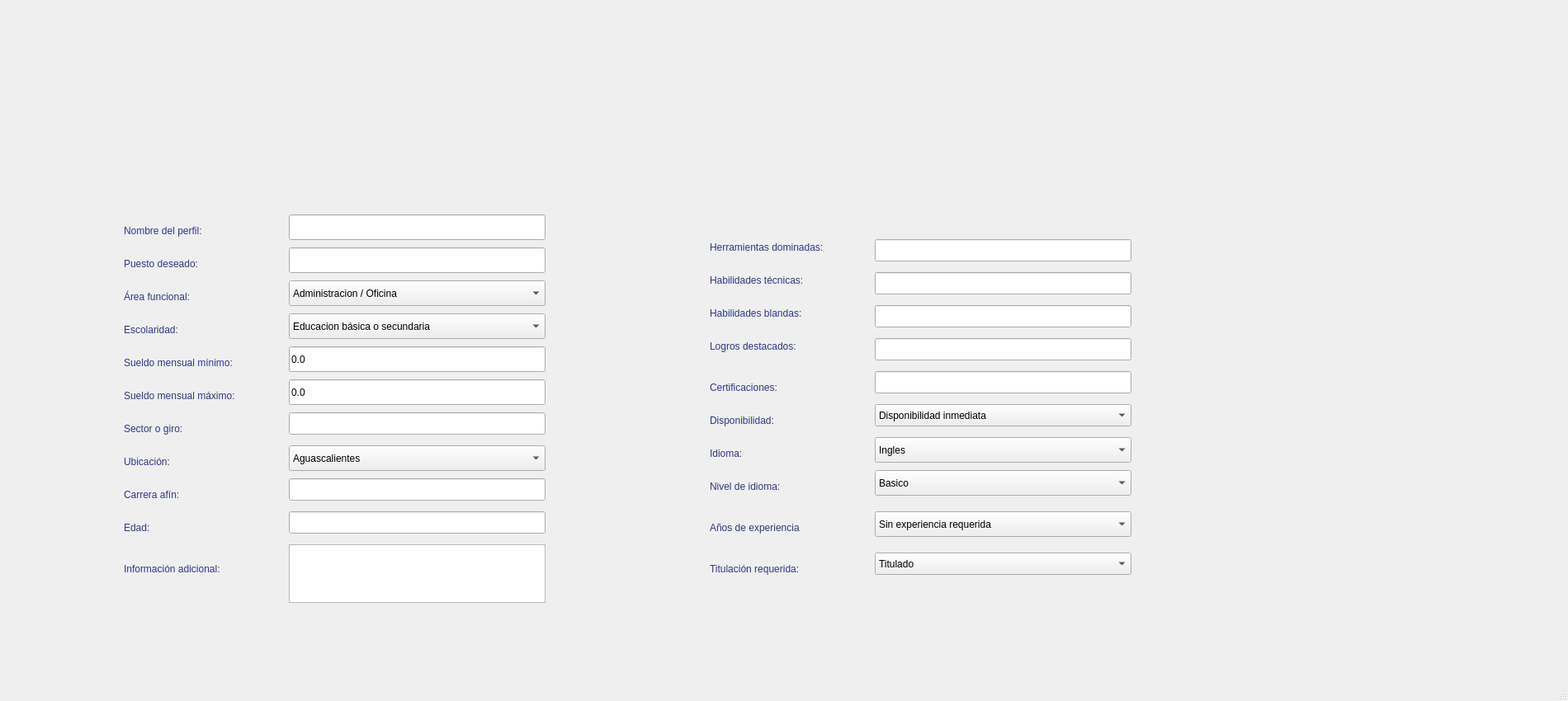
<?xml version="1.0" encoding="UTF-8"?>
<ui version="4.0">
 <class>ventanaMenuAgregarPerfil</class>
 <widget class="QMainWindow" name="ventanaMenuAgregarPerfil">
  <property name="geometry">
   <rect>
    <x>0</x>
    <y>0</y>
    <width>1900</width>
    <height>850</height>
   </rect>
  </property>
  <property name="minimumSize">
   <size>
    <width>1900</width>
    <height>850</height>
   </size>
  </property>
  <property name="maximumSize">
   <size>
    <width>1900</width>
    <height>850</height>
   </size>
  </property>
  <property name="windowTitle">
   <string>Agregar un perfil</string>
  </property>
  <widget class="QWidget" name="centralwidget">
   <widget class="QLabel" name="labelFondoMenuAgregarPerfil">
    <property name="geometry">
     <rect>
      <x>-10</x>
      <y>-10</y>
      <width>1901</width>
      <height>850</height>
     </rect>
    </property>
    <property name="text">
     <string/>
    </property>
    <property name="pixmap">
     <pixmap>menuAgregarPerfilFigma.png</pixmap>
    </property>
   </widget>
   <widget class="QLabel" name="labelConfiguracion">
    <property name="geometry">
     <rect>
      <x>850</x>
      <y>0</y>
      <width>531</width>
      <height>91</height>
     </rect>
    </property>
    <property name="styleSheet">
     <string notr="true">background-color:transparent;</string>
    </property>
    <property name="text">
     <string/>
    </property>
   </widget>
   <widget class="QLabel" name="labelAgregarPerfil">
    <property name="geometry">
     <rect>
      <x>1490</x>
      <y>390</y>
      <width>321</width>
      <height>171</height>
     </rect>
    </property>
    <property name="styleSheet">
     <string notr="true">background-color:transparent;</string>
    </property>
    <property name="text">
     <string/>
    </property>
   </widget>
   <widget class="QLineEdit" name="lineEditNombrePerfil">
    <property name="geometry">
     <rect>
      <x>350</x>
      <y>260</y>
      <width>311</width>
      <height>31</height>
     </rect>
    </property>
    <property name="inputMask">
     <string notr="true"/>
    </property>
    <property name="text">
     <string notr="true"/>
    </property>
    <property name="placeholderText">
     <string/>
    </property>
   </widget>
   <widget class="QLineEdit" name="lineEditSalarioMinimo">
    <property name="geometry">
     <rect>
      <x>350</x>
      <y>420</y>
      <width>311</width>
      <height>31</height>
     </rect>
    </property>
    <property name="text">
     <string>0.0</string>
    </property>
   </widget>
   <widget class="QLineEdit" name="lineEditSalarioMaximo">
    <property name="geometry">
     <rect>
      <x>350</x>
      <y>460</y>
      <width>311</width>
      <height>31</height>
     </rect>
    </property>
    <property name="text">
     <string>0.0</string>
    </property>
   </widget>
   <widget class="QComboBox" name="comboBoxAreaTrabajo">
    <property name="geometry">
     <rect>
      <x>350</x>
      <y>340</y>
      <width>311</width>
      <height>31</height>
     </rect>
    </property>
    <item>
     <property name="text">
      <string>Administracion / Oficina</string>
     </property>
    </item>
    <item>
     <property name="text">
      <string>Almacen / Logistica / Transporte</string>
     </property>
    </item>
    <item>
     <property name="text">
      <string>Atencion a clientes</string>
     </property>
    </item>
    <item>
     <property name="text">
      <string>Call center / Telemercado</string>
     </property>
    </item>
    <item>
     <property name="text">
      <string>Compras / Comercio exterior</string>
     </property>
    </item>
    <item>
     <property name="text">
      <string>Construccion / Obra</string>
     </property>
    </item>
    <item>
     <property name="text">
      <string>Contabilidad / Finanzas</string>
     </property>
    </item>
    <item>
     <property name="text">
      <string>Direccion / Gerencia</string>
     </property>
    </item>
    <item>
     <property name="text">
      <string>Diseño / Artes graficas</string>
     </property>
    </item>
    <item>
     <property name="text">
      <string>Docencia</string>
     </property>
    </item>
    <item>
     <property name="text">
      <string>Hosteleria / Turismo</string>
     </property>
    </item>
    <item>
     <property name="text">
      <string>Informatica / Telecomunicaciones</string>
     </property>
    </item>
    <item>
     <property name="text">
      <string>Ingenieria</string>
     </property>
    </item>
    <item>
     <property name="text">
      <string>Investigacion y calidad</string>
     </property>
    </item>
    <item>
     <property name="text">
      <string>Legal / Asesoria</string>
     </property>
    </item>
    <item>
     <property name="text">
      <string>Mantenimiento y reparacioens tecnicas</string>
     </property>
    </item>
    <item>
     <property name="text">
      <string>Medicina / Salud</string>
     </property>
    </item>
    <item>
     <property name="text">
      <string>Mercadotecnia / Publicidad / Comunicacion</string>
     </property>
    </item>
    <item>
     <property name="text">
      <string>Operarios / Produccion / Manufactura</string>
     </property>
    </item>
    <item>
     <property name="text">
      <string>Recursos humanos</string>
     </property>
    </item>
    <item>
     <property name="text">
      <string>Servicios generales</string>
     </property>
    </item>
    <item>
     <property name="text">
      <string>Aseo y seguridad</string>
     </property>
    </item>
    <item>
     <property name="text">
      <string>Otros</string>
     </property>
    </item>
   </widget>
   <widget class="QLineEdit" name="lineEditPuestoTrabajo">
    <property name="geometry">
     <rect>
      <x>350</x>
      <y>300</y>
      <width>311</width>
      <height>31</height>
     </rect>
    </property>
    <property name="inputMask">
     <string/>
    </property>
    <property name="text">
     <string/>
    </property>
   </widget>
   <widget class="QComboBox" name="comboBoxIdioma">
    <property name="geometry">
     <rect>
      <x>1060</x>
      <y>530</y>
      <width>311</width>
      <height>31</height>
     </rect>
    </property>
    <item>
     <property name="text">
      <string>Ingles</string>
     </property>
    </item>
    <item>
     <property name="text">
      <string>Frances</string>
     </property>
    </item>
    <item>
     <property name="text">
      <string>Portugues</string>
     </property>
    </item>
    <item>
     <property name="text">
      <string>Italiano</string>
     </property>
    </item>
    <item>
     <property name="text">
      <string>Aleman</string>
     </property>
    </item>
    <item>
     <property name="text">
      <string>No aplica</string>
     </property>
    </item>
   </widget>
   <widget class="QComboBox" name="comboBoxNivelIdioma">
    <property name="geometry">
     <rect>
      <x>1060</x>
      <y>570</y>
      <width>311</width>
      <height>31</height>
     </rect>
    </property>
    <item>
     <property name="text">
      <string>Basico</string>
     </property>
    </item>
    <item>
     <property name="text">
      <string>Intermedio</string>
     </property>
    </item>
    <item>
     <property name="text">
      <string>Avanzado</string>
     </property>
    </item>
    <item>
     <property name="text">
      <string>No requiere un idioma adicional</string>
     </property>
    </item>
   </widget>
   <widget class="QComboBox" name="comboBoxEscolaridad">
    <property name="geometry">
     <rect>
      <x>350</x>
      <y>380</y>
      <width>311</width>
      <height>31</height>
     </rect>
    </property>
    <item>
     <property name="text">
      <string>Educacion básica o secundaria</string>
     </property>
    </item>
    <item>
     <property name="text">
      <string>Educacion media superior o bachillerato</string>
     </property>
    </item>
    <item>
     <property name="text">
      <string>Educacion superior o licenciatura</string>
     </property>
    </item>
   </widget>
   <widget class="QComboBox" name="comboBoxUbicacion">
    <property name="geometry">
     <rect>
      <x>350</x>
      <y>540</y>
      <width>311</width>
      <height>31</height>
     </rect>
    </property>
    <item>
     <property name="text">
      <string>Aguascalientes</string>
     </property>
    </item>
    <item>
     <property name="text">
      <string>Baja california</string>
     </property>
    </item>
    <item>
     <property name="text">
      <string>Baja california sur</string>
     </property>
    </item>
    <item>
     <property name="text">
      <string>Campeche</string>
     </property>
    </item>
    <item>
     <property name="text">
      <string>Chiapas</string>
     </property>
    </item>
    <item>
     <property name="text">
      <string>Chihuahua</string>
     </property>
    </item>
    <item>
     <property name="text">
      <string>Coahuila</string>
     </property>
    </item>
    <item>
     <property name="text">
      <string>Colima</string>
     </property>
    </item>
    <item>
     <property name="text">
      <string>Hidalgo</string>
     </property>
    </item>
    <item>
     <property name="text">
      <string>Jalisco</string>
     </property>
    </item>
    <item>
     <property name="text">
      <string>Durango</string>
     </property>
    </item>
    <item>
     <property name="text">
      <string>Michoacan</string>
     </property>
    </item>
    <item>
     <property name="text">
      <string>Morelos</string>
     </property>
    </item>
    <item>
     <property name="text">
      <string>Nayarit</string>
     </property>
    </item>
    <item>
     <property name="text">
      <string>Nuevo leon</string>
     </property>
    </item>
    <item>
     <property name="text">
      <string>Oaxaca</string>
     </property>
    </item>
    <item>
     <property name="text">
      <string>Puebla</string>
     </property>
    </item>
    <item>
     <property name="text">
      <string>Queretaro</string>
     </property>
    </item>
    <item>
     <property name="text">
      <string>Quintana roo</string>
     </property>
    </item>
    <item>
     <property name="text">
      <string>San luis potosi</string>
     </property>
    </item>
    <item>
     <property name="text">
      <string>Sinaloa</string>
     </property>
    </item>
    <item>
     <property name="text">
      <string>Sonora</string>
     </property>
    </item>
    <item>
     <property name="text">
      <string>Tabasco</string>
     </property>
    </item>
    <item>
     <property name="text">
      <string>Tamaulipas</string>
     </property>
    </item>
    <item>
     <property name="text">
      <string>Tlaxcala</string>
     </property>
    </item>
    <item>
     <property name="text">
      <string>Veracruz</string>
     </property>
    </item>
    <item>
     <property name="text">
      <string>Yucatan</string>
     </property>
    </item>
    <item>
     <property name="text">
      <string>Zacatecas</string>
     </property>
    </item>
    <item>
     <property name="text">
      <string>Ciudad de mexico</string>
     </property>
    </item>
    <item>
     <property name="text">
      <string>Estado de mexico</string>
     </property>
    </item>
    <item>
     <property name="text">
      <string>Guerrero</string>
     </property>
    </item>
    <item>
     <property name="text">
      <string>Guanajuato</string>
     </property>
    </item>
   </widget>
   <widget class="QLabel" name="labelVolverInicio">
    <property name="geometry">
     <rect>
      <x>420</x>
      <y>0</y>
      <width>431</width>
      <height>91</height>
     </rect>
    </property>
    <property name="text">
     <string/>
    </property>
   </widget>
   <widget class="QComboBox" name="comboBoxAnosExperiencia">
    <property name="geometry">
     <rect>
      <x>1060</x>
      <y>620</y>
      <width>311</width>
      <height>31</height>
     </rect>
    </property>
    <item>
     <property name="text">
      <string>Sin experiencia requerida</string>
     </property>
    </item>
    <item>
     <property name="text">
      <string>3 años de experiencia</string>
     </property>
    </item>
    <item>
     <property name="text">
      <string>6 años de experiencia</string>
     </property>
    </item>
    <item>
     <property name="text">
      <string>9 años de experiencia</string>
     </property>
    </item>
    <item>
     <property name="text">
      <string>12 años de experiencia</string>
     </property>
    </item>
    <item>
     <property name="text">
      <string>15 años de experiencia</string>
     </property>
    </item>
    <item>
     <property name="text">
      <string>18 años de experiencia</string>
     </property>
    </item>
    <item>
     <property name="text">
      <string>21 años de experiencia</string>
     </property>
    </item>
    <item>
     <property name="text">
      <string>24 años de experiencia</string>
     </property>
    </item>
    <item>
     <property name="text">
      <string>27 años de experiencia</string>
     </property>
    </item>
    <item>
     <property name="text">
      <string>30 años de experiencia</string>
     </property>
    </item>
   </widget>
   <widget class="QLabel" name="labelNombrePerfil">
    <property name="geometry">
     <rect>
      <x>150</x>
      <y>270</y>
      <width>131</width>
      <height>19</height>
     </rect>
    </property>
    <property name="styleSheet">
     <string notr="true">color: rgb(48, 55, 132);</string>
    </property>
    <property name="text">
     <string>Nombre del perfil:</string>
    </property>
   </widget>
   <widget class="QLabel" name="labelPuestoDeseado">
    <property name="geometry">
     <rect>
      <x>150</x>
      <y>310</y>
      <width>131</width>
      <height>19</height>
     </rect>
    </property>
    <property name="styleSheet">
     <string notr="true">color: rgb(48, 55, 132);</string>
    </property>
    <property name="text">
     <string>Puesto deseado:</string>
    </property>
   </widget>
   <widget class="QLabel" name="labelAreaFuncional">
    <property name="geometry">
     <rect>
      <x>150</x>
      <y>350</y>
      <width>131</width>
      <height>19</height>
     </rect>
    </property>
    <property name="styleSheet">
     <string notr="true">color: rgb(48, 55, 132);</string>
    </property>
    <property name="text">
     <string>Área funcional:</string>
    </property>
   </widget>
   <widget class="QLabel" name="labelEscolaridad">
    <property name="geometry">
     <rect>
      <x>150</x>
      <y>390</y>
      <width>131</width>
      <height>19</height>
     </rect>
    </property>
    <property name="styleSheet">
     <string notr="true">color: rgb(48, 55, 132);</string>
    </property>
    <property name="text">
     <string>Escolaridad:</string>
    </property>
   </widget>
   <widget class="QLabel" name="labelSueldoMensualMinimo">
    <property name="geometry">
     <rect>
      <x>150</x>
      <y>430</y>
      <width>181</width>
      <height>19</height>
     </rect>
    </property>
    <property name="styleSheet">
     <string notr="true">color: rgb(48, 55, 132);</string>
    </property>
    <property name="text">
     <string>Sueldo mensual mínimo:</string>
    </property>
   </widget>
   <widget class="QLabel" name="labelSueldoMensualMaximo">
    <property name="geometry">
     <rect>
      <x>150</x>
      <y>470</y>
      <width>181</width>
      <height>19</height>
     </rect>
    </property>
    <property name="styleSheet">
     <string notr="true">color: rgb(48, 55, 132);</string>
    </property>
    <property name="text">
     <string>Sueldo mensual máximo:</string>
    </property>
   </widget>
   <widget class="QLabel" name="labelSector">
    <property name="geometry">
     <rect>
      <x>150</x>
      <y>510</y>
      <width>181</width>
      <height>19</height>
     </rect>
    </property>
    <property name="styleSheet">
     <string notr="true">color: rgb(48, 55, 132);</string>
    </property>
    <property name="text">
     <string>Sector o giro:</string>
    </property>
   </widget>
   <widget class="QLineEdit" name="lineEditSector">
    <property name="geometry">
     <rect>
      <x>350</x>
      <y>500</y>
      <width>311</width>
      <height>27</height>
     </rect>
    </property>
   </widget>
   <widget class="QLabel" name="labelHerramientasDominadas">
    <property name="geometry">
     <rect>
      <x>860</x>
      <y>290</y>
      <width>191</width>
      <height>19</height>
     </rect>
    </property>
    <property name="styleSheet">
     <string notr="true">color: rgb(48, 55, 132);</string>
    </property>
    <property name="text">
     <string>Herramientas dominadas:</string>
    </property>
   </widget>
   <widget class="QLineEdit" name="lineEditHerramientas">
    <property name="geometry">
     <rect>
      <x>1060</x>
      <y>290</y>
      <width>311</width>
      <height>27</height>
     </rect>
    </property>
   </widget>
   <widget class="QLabel" name="labelHabilidadesTecnincas">
    <property name="geometry">
     <rect>
      <x>860</x>
      <y>330</y>
      <width>191</width>
      <height>19</height>
     </rect>
    </property>
    <property name="styleSheet">
     <string notr="true">color: rgb(48, 55, 132);</string>
    </property>
    <property name="text">
     <string>Habilidades técnicas:</string>
    </property>
   </widget>
   <widget class="QLineEdit" name="lineEditHabilidadesTecnicas">
    <property name="geometry">
     <rect>
      <x>1060</x>
      <y>330</y>
      <width>311</width>
      <height>27</height>
     </rect>
    </property>
   </widget>
   <widget class="QLabel" name="labelHabilidadesBlandas">
    <property name="geometry">
     <rect>
      <x>860</x>
      <y>370</y>
      <width>191</width>
      <height>19</height>
     </rect>
    </property>
    <property name="styleSheet">
     <string notr="true">color: rgb(48, 55, 132);</string>
    </property>
    <property name="text">
     <string>Habilidades blandas:</string>
    </property>
   </widget>
   <widget class="QLineEdit" name="lineEditHabilidadesBlandas">
    <property name="geometry">
     <rect>
      <x>1060</x>
      <y>370</y>
      <width>311</width>
      <height>27</height>
     </rect>
    </property>
   </widget>
   <widget class="QLabel" name="labelUbicacion">
    <property name="geometry">
     <rect>
      <x>150</x>
      <y>550</y>
      <width>181</width>
      <height>19</height>
     </rect>
    </property>
    <property name="styleSheet">
     <string notr="true">color: rgb(48, 55, 132);</string>
    </property>
    <property name="text">
     <string>Ubicación:</string>
    </property>
   </widget>
   <widget class="QLabel" name="labelLogrosDestacados">
    <property name="geometry">
     <rect>
      <x>860</x>
      <y>410</y>
      <width>191</width>
      <height>19</height>
     </rect>
    </property>
    <property name="styleSheet">
     <string notr="true">color: rgb(48, 55, 132);</string>
    </property>
    <property name="text">
     <string>Logros destacados:</string>
    </property>
   </widget>
   <widget class="QLineEdit" name="lineEditLogros">
    <property name="geometry">
     <rect>
      <x>1060</x>
      <y>410</y>
      <width>311</width>
      <height>27</height>
     </rect>
    </property>
   </widget>
   <widget class="QLabel" name="labelCertificaciones">
    <property name="geometry">
     <rect>
      <x>860</x>
      <y>460</y>
      <width>191</width>
      <height>19</height>
     </rect>
    </property>
    <property name="styleSheet">
     <string notr="true">color: rgb(48, 55, 132);</string>
    </property>
    <property name="text">
     <string>Certificaciones:</string>
    </property>
   </widget>
   <widget class="QLineEdit" name="lineEditCertificaciones">
    <property name="geometry">
     <rect>
      <x>1060</x>
      <y>450</y>
      <width>311</width>
      <height>27</height>
     </rect>
    </property>
   </widget>
   <widget class="QLabel" name="labelDisponibilidad">
    <property name="geometry">
     <rect>
      <x>860</x>
      <y>500</y>
      <width>191</width>
      <height>19</height>
     </rect>
    </property>
    <property name="styleSheet">
     <string notr="true">color: rgb(48, 55, 132);</string>
    </property>
    <property name="text">
     <string>Disponibilidad:</string>
    </property>
   </widget>
   <widget class="QComboBox" name="comboBoxDisponibilidad">
    <property name="geometry">
     <rect>
      <x>1060</x>
      <y>490</y>
      <width>311</width>
      <height>27</height>
     </rect>
    </property>
    <item>
     <property name="text">
      <string>Disponibilidad inmediata</string>
     </property>
    </item>
    <item>
     <property name="text">
      <string>Sin disponibilidad</string>
     </property>
    </item>
   </widget>
   <widget class="QLabel" name="labelIdioma">
    <property name="geometry">
     <rect>
      <x>860</x>
      <y>540</y>
      <width>191</width>
      <height>19</height>
     </rect>
    </property>
    <property name="styleSheet">
     <string notr="true">color: rgb(48, 55, 132);</string>
    </property>
    <property name="text">
     <string>Idioma:</string>
    </property>
   </widget>
   <widget class="QLabel" name="labelNivelIdioma">
    <property name="geometry">
     <rect>
      <x>860</x>
      <y>580</y>
      <width>191</width>
      <height>19</height>
     </rect>
    </property>
    <property name="styleSheet">
     <string notr="true">color: rgb(48, 55, 132);</string>
    </property>
    <property name="text">
     <string>Nivel de idioma:</string>
    </property>
   </widget>
   <widget class="QLabel" name="labelAnosExperiencia">
    <property name="geometry">
     <rect>
      <x>860</x>
      <y>630</y>
      <width>191</width>
      <height>19</height>
     </rect>
    </property>
    <property name="styleSheet">
     <string notr="true">color: rgb(48, 55, 132);</string>
    </property>
    <property name="text">
     <string>Años de experiencia</string>
    </property>
   </widget>
   <widget class="QLabel" name="labelCarrera">
    <property name="geometry">
     <rect>
      <x>150</x>
      <y>590</y>
      <width>181</width>
      <height>19</height>
     </rect>
    </property>
    <property name="styleSheet">
     <string notr="true">color: rgb(48, 55, 132);</string>
    </property>
    <property name="text">
     <string>Carrera afín:</string>
    </property>
   </widget>
   <widget class="QLineEdit" name="lineEditCarrera">
    <property name="geometry">
     <rect>
      <x>350</x>
      <y>580</y>
      <width>311</width>
      <height>27</height>
     </rect>
    </property>
   </widget>
   <widget class="QLabel" name="labelEdad">
    <property name="geometry">
     <rect>
      <x>150</x>
      <y>630</y>
      <width>181</width>
      <height>19</height>
     </rect>
    </property>
    <property name="styleSheet">
     <string notr="true">color: rgb(48, 55, 132);</string>
    </property>
    <property name="text">
     <string>Edad:</string>
    </property>
   </widget>
   <widget class="QLineEdit" name="lineEdad">
    <property name="geometry">
     <rect>
      <x>350</x>
      <y>620</y>
      <width>311</width>
      <height>27</height>
     </rect>
    </property>
   </widget>
   <widget class="QLabel" name="labelInformacionExtra">
    <property name="geometry">
     <rect>
      <x>150</x>
      <y>680</y>
      <width>181</width>
      <height>19</height>
     </rect>
    </property>
    <property name="styleSheet">
     <string notr="true">color: rgb(48, 55, 132);</string>
    </property>
    <property name="text">
     <string>Información adicional:</string>
    </property>
   </widget>
   <widget class="QTextEdit" name="textEditInformacionAdicional">
    <property name="geometry">
     <rect>
      <x>350</x>
      <y>660</y>
      <width>311</width>
      <height>71</height>
     </rect>
    </property>
   </widget>
   <widget class="QLabel" name="labelTitulacion">
    <property name="geometry">
     <rect>
      <x>860</x>
      <y>680</y>
      <width>191</width>
      <height>19</height>
     </rect>
    </property>
    <property name="styleSheet">
     <string notr="true">color: rgb(48, 55, 132);</string>
    </property>
    <property name="text">
     <string>Titulación requerida:</string>
    </property>
   </widget>
   <widget class="QComboBox" name="comboBoxTitulacion">
    <property name="geometry">
     <rect>
      <x>1060</x>
      <y>670</y>
      <width>311</width>
      <height>27</height>
     </rect>
    </property>
    <item>
     <property name="text">
      <string>Titulado</string>
     </property>
    </item>
    <item>
     <property name="text">
      <string>Titulación no requerida</string>
     </property>
    </item>
   </widget>
  </widget>
  <widget class="QStatusBar" name="statusbar"/>
 </widget>
 <resources/>
 <connections/>
</ui>
